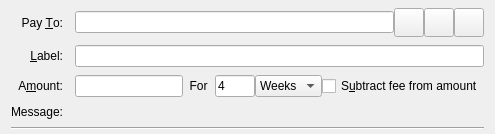
  <widget class="QFrame" name="SendCoins">
   <property name="toolTip">
    <string>This is a normal payment.</string>
   </property>
   <property name="frameShape">
    <enum>QFrame::NoFrame</enum>
   </property>
   <layout class="QGridLayout" name="gridLayout">
    <property name="topMargin">
     <number>8</number>
    </property>
    <property name="bottomMargin">
     <number>4</number>
    </property>
    <property name="horizontalSpacing">
     <number>12</number>
    </property>
    <property name="verticalSpacing">
     <number>8</number>
    </property>
    <item row="4" column="0" colspan="2">
     <widget class="Line" name="line">
      <property name="orientation">
       <enum>Qt::Horizontal</enum>
      </property>
     </widget>
    </item>
    <item row="0" column="0">
     <widget class="QLabel" name="payToLabel">
      <property name="text">
       <string>Pay &amp;To:</string>
      </property>
      <property name="alignment">
       <set>Qt::AlignRight|Qt::AlignTrailing|Qt::AlignVCenter</set>
      </property>
      <property name="buddy">
       <cstring>payTo</cstring>
      </property>
     </widget>
    </item>
    <item row="1" column="1">
     <widget class="QLineEdit" name="addAsLabel">
      <property name="toolTip">
       <string>Enter a label for this address to add it to the list of used addresses</string>
      </property>
     </widget>
    </item>
    <item row="2" column="0">
     <widget class="QLabel" name="amountLabel">
      <property name="text">
       <string>A&amp;mount:</string>
      </property>
      <property name="alignment">
       <set>Qt::AlignRight|Qt::AlignTrailing|Qt::AlignVCenter</set>
      </property>
      <property name="buddy">
       <cstring>payAmount</cstring>
      </property>
     </widget>
    </item>
    <item row="0" column="1">
     <layout class="QHBoxLayout" name="payToLayout">
      <property name="spacing">
       <number>0</number>
      </property>
      <item>
       <widget class="QValidatedLineEdit" name="payTo">
        <property name="toolTip">
         <string>The TINC address to send the payment to</string>
        </property>
       </widget>
      </item>
      <item>
       <widget class="QToolButton" name="addressBookButton">
        <property name="toolTip">
         <string>Choose previously used address</string>
        </property>
        <property name="text">
         <string/>
        </property>
        <property name="icon">
         <iconset resource="../../../../../../Desktop/TINC 5 eylül/TINC/src/qt/bitcoin.qrc">
          <normaloff>:/icons/address-book</normaloff>:/icons/address-book</iconset>
        </property>
        <property name="iconSize">
         <size>
          <width>22</width>
          <height>22</height>
         </size>
        </property>
        <property name="shortcut">
         <string>Alt+A</string>
        </property>
       </widget>
      </item>
      <item>
       <widget class="QToolButton" name="pasteButton">
        <property name="toolTip">
         <string>Paste address from clipboard</string>
        </property>
        <property name="text">
         <string/>
        </property>
        <property name="icon">
         <iconset resource="../../../../../../Desktop/TINC 5 eylül/TINC/src/qt/bitcoin.qrc">
          <normaloff>:/icons/editpaste</normaloff>:/icons/editpaste</iconset>
        </property>
        <property name="iconSize">
         <size>
          <width>22</width>
          <height>22</height>
         </size>
        </property>
        <property name="shortcut">
         <string>Alt+P</string>
        </property>
       </widget>
      </item>
      <item>
       <widget class="QToolButton" name="deleteButton">
        <property name="toolTip">
         <string>Remove this entry</string>
        </property>
        <property name="text">
         <string/>
        </property>
        <property name="icon">
         <iconset resource="../../../../../../Desktop/TINC 5 eylül/TINC/src/qt/bitcoin.qrc">
          <normaloff>:/icons/remove</normaloff>:/icons/remove</iconset>
        </property>
        <property name="iconSize">
         <size>
          <width>22</width>
          <height>22</height>
         </size>
        </property>
       </widget>
      </item>
     </layout>
    </item>
    <item row="1" column="0">
     <widget class="QLabel" name="labellLabel">
      <property name="text">
       <string>&amp;Label:</string>
      </property>
      <property name="alignment">
       <set>Qt::AlignRight|Qt::AlignTrailing|Qt::AlignVCenter</set>
      </property>
      <property name="buddy">
       <cstring>addAsLabel</cstring>
      </property>
     </widget>
    </item>
    <item row="2" column="1">
     <layout class="QHBoxLayout" name="horizontalLayoutAmount" stretch="0,0,0,0,1">
      <item>
       <widget class="BitcoinAmountField" name="payAmount"/>
      </item>
      <item>
       <widget class="QLabel" name="locklabel">
        <property name="text">
         <string>  For  </string>
        </property>
       </widget>
      </item>
      <item>
       <widget class="QLineEdit" name="lockperiod">
        <property name="enabled">
         <bool>true</bool>
        </property>
        <property name="maximumSize">
         <size>
          <width>40</width>
          <height>16777215</height>
         </size>
        </property>
        <property name="layoutDirection">
         <enum>Qt::LeftToRight</enum>
        </property>
        <property name="text">
         <string>4</string>
        </property>
        <property name="maxLength">
         <number>6</number>
        </property>
       </widget>
      </item>
      <item>
       <widget class="QComboBox" name="locklength">
        <item>
         <property name="text">
          <string>Weeks</string>
         </property>
        </item>
        <item>
         <property name="text">
          <string>Days</string>
         </property>
        </item>
        <item>
         <property name="text">
          <string>Blocks</string>
         </property>
        </item>
       </widget>
      </item>
      <item>
       <widget class="QCheckBox" name="checkboxSubtractFeeFromAmount">
        <property name="toolTip">
         <string>The fee will be deducted from the amount being sent. The recipient will receive less bitcoins than you enter in the amount field. If multiple recipients are selected, the fee is split equally.</string>
        </property>
        <property name="text">
         <string>S&amp;ubtract fee from amount</string>
        </property>
       </widget>
      </item>
     </layout>
    </item>
    <item row="3" column="0">
     <widget class="QLabel" name="messageLabel">
      <property name="text">
       <string>Message:</string>
      </property>
      <property name="alignment">
       <set>Qt::AlignRight|Qt::AlignTrailing|Qt::AlignVCenter</set>
      </property>
     </widget>
    </item>
    <item row="3" column="1">
     <widget class="QLabel" name="messageTextLabel">
      <property name="toolTip">
       <string>A message that was attached to the TINC: URI which will be stored with the transaction for your reference. Note: This message will not be sent over the TINC network.</string>
      </property>
      <property name="textFormat">
       <enum>Qt::PlainText</enum>
      </property>
     </widget>
    </item>
   </layout>
  </widget>
